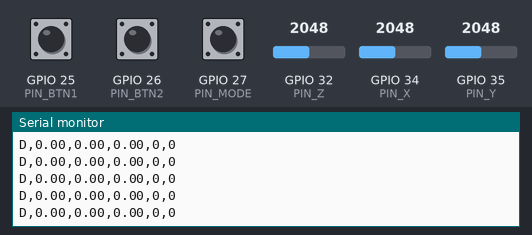
Recording of a sketch running on a simulated ESP32. Parts: the last lines printed to the serial monitor. The test bench sets the inputs (shaded band); at power-on: GPIO 27 (PIN_MODE) HIGH, GPIO 32 (PIN_Z) = 2048, GPIO 34 (PIN_X) = 2048, GPIO 35 (PIN_Y) = 2048, GPIO 25 (PIN_BTN1) HIGH, GPIO 26 (PIN_BTN2) HIGH (analog values on the 0–4095 scale).

Above: at 1.7 s.
1.8 s: GPIO 27 (PIN_MODE) pulled LOW for 0.15 s
3.4 s: GPIO 32 (PIN_Z) set to 2866
At 4.2 s:
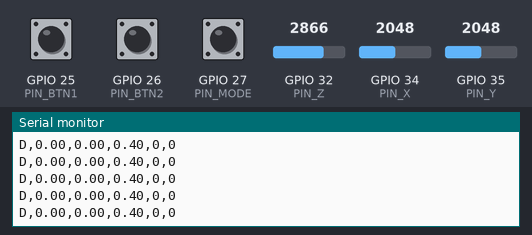
4.9 s: GPIO 34 (PIN_X) set to 2866
At 5.9 s:
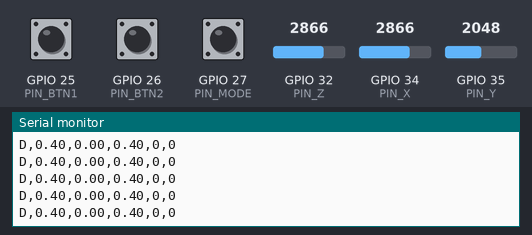
6.4 s: GPIO 35 (PIN_Y) set to 2866
At 6.9 s:
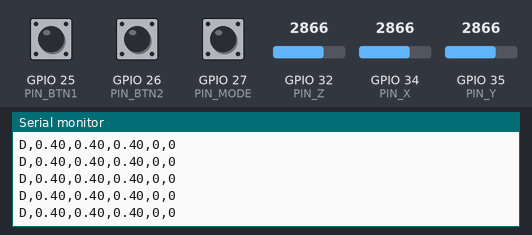

The sketch:

esp32_console.ino
```cpp
const int PIN_X    = 34;
const int PIN_Y    = 35;
const int PIN_Z    = 32;
const int PIN_BTN1 = 25;
const int PIN_BTN2 = 26;
const int PIN_MODE = 27;

const int ADC_MAX = 4095;
int centerX = ADC_MAX / 2;
int centerY = ADC_MAX / 2;
int centerZ = ADC_MAX / 2;
const int DEADZONE = 80;

unsigned long lastSend = 0;
const unsigned long SEND_PERIOD_MS = 20;

int readAveraged(int pin) {
  long sum = 0;
  for (int i = 0; i < 8; i++) {
    sum += analogRead(pin);
  }
  return sum / 8;
}

float readAxisNormalized(int pin, int center) {
  int centered = readAveraged(pin) - center;
  if (abs(centered) < DEADZONE) {
    return 0.0f;
  }

  float span = (centered > 0) ? (float)(ADC_MAX - center) : (float)center;
  float norm = (float)centered / span;
  if (norm > 1.0f) norm = 1.0f;
  if (norm < -1.0f) norm = -1.0f;
  return norm;
}

void setup() {
  Serial.begin(115200);
  pinMode(PIN_BTN1, INPUT_PULLUP);
  pinMode(PIN_BTN2, INPUT_PULLUP);
  pinMode(PIN_MODE, INPUT_PULLUP);
  analogReadResolution(12);

    long sx = 0, sy = 0, sz = 0;
  for (int i = 0; i < 50; i++) {
    sx += analogRead(PIN_X);
    sy += analogRead(PIN_Y);
    sz += analogRead(PIN_Z);
    delay(10);
  }
  centerX = sx / 50;
  centerY = sy / 50;
  centerZ = sz / 50;
}

void loop() {
  unsigned long now = millis();
  if (now - lastSend < SEND_PERIOD_MS) {
    return;
  }
  lastSend = now;

  float x = readAxisNormalized(PIN_X, centerX);
  float y = readAxisNormalized(PIN_Y, centerY);
  float z = readAxisNormalized(PIN_Z, centerZ);


  int btn1 = (digitalRead(PIN_BTN1) == LOW) ? 1 : 0;
  int btn2 = (digitalRead(PIN_BTN2) == LOW) ? 1 : 0;


  char mode = (digitalRead(PIN_MODE) == LOW) ? 'B' : 'D';

  Serial.print(mode);
  Serial.print(',');
  Serial.print(x, 2);
  Serial.print(',');
  Serial.print(y, 2);
  Serial.print(',');
  Serial.print(z, 2);
  Serial.print(',');
  Serial.print(btn1);
  Serial.print(',');
  Serial.println(btn2);
}
```

Measured:
- after the input at 3.4 s, the serial monitor: prints a new line at once (image 1)
- after the input at 4.9 s, the serial monitor: prints a new line at once (image 2)
- after the input at 6.4 s, the serial monitor: prints a new line at once (image 3)
